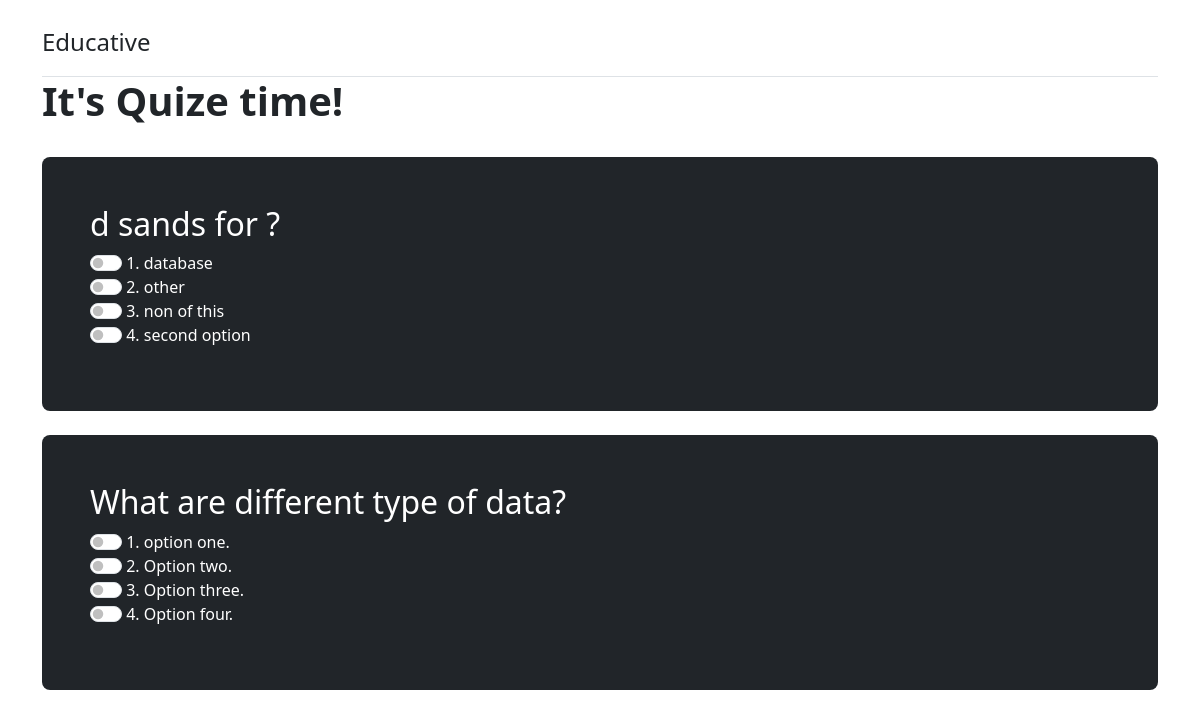
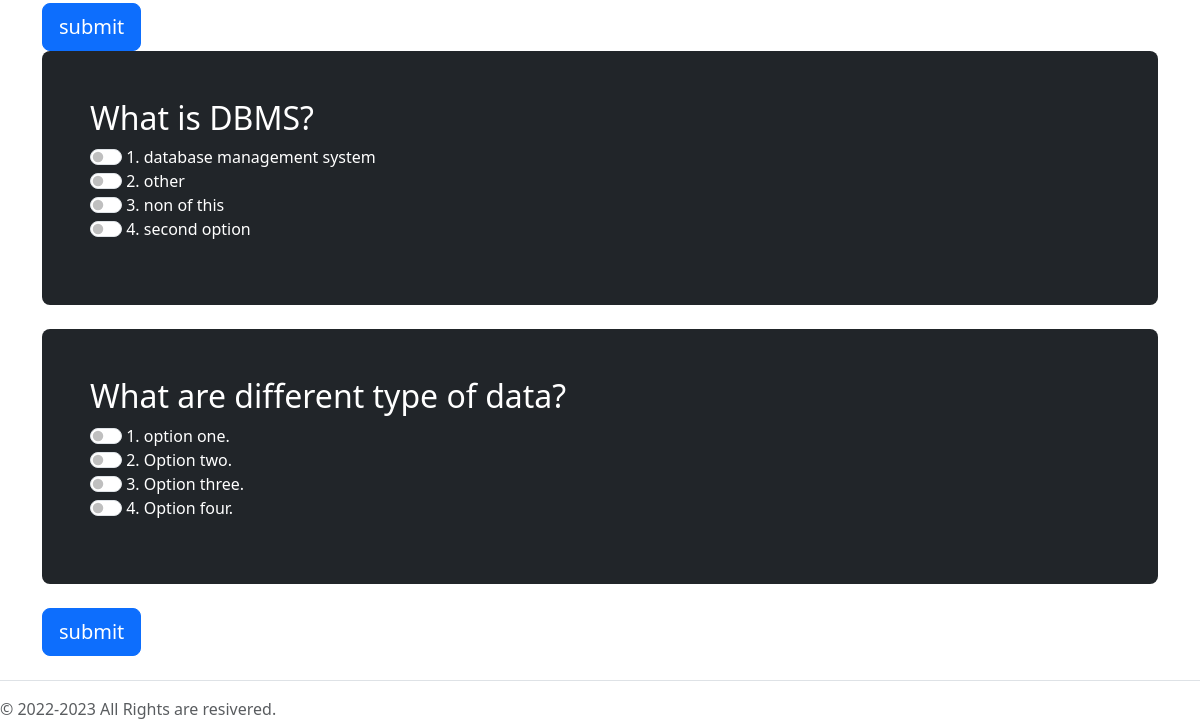
Page /Registration/quize on the earlier database version (2 pictures, top to bottom).
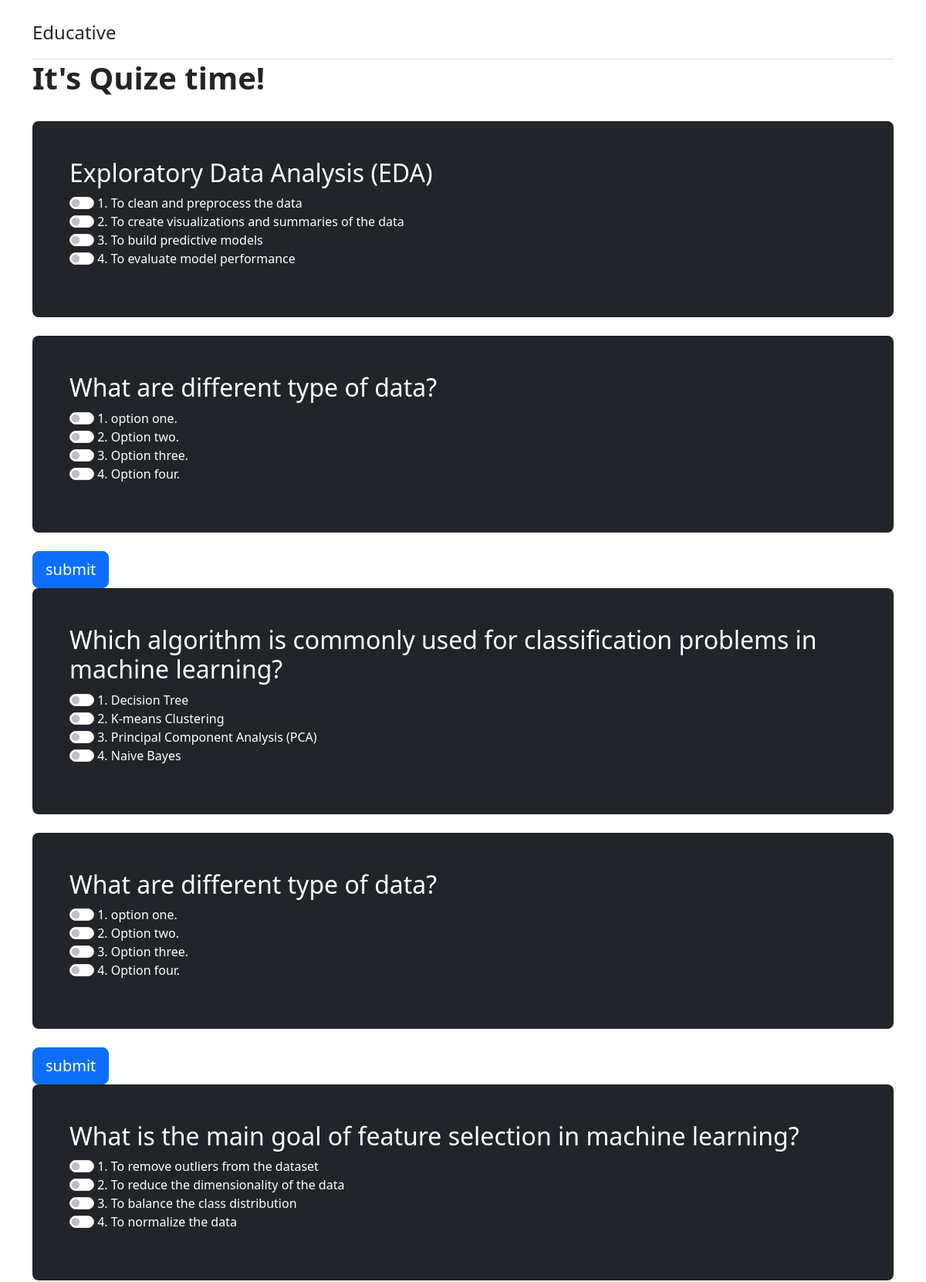
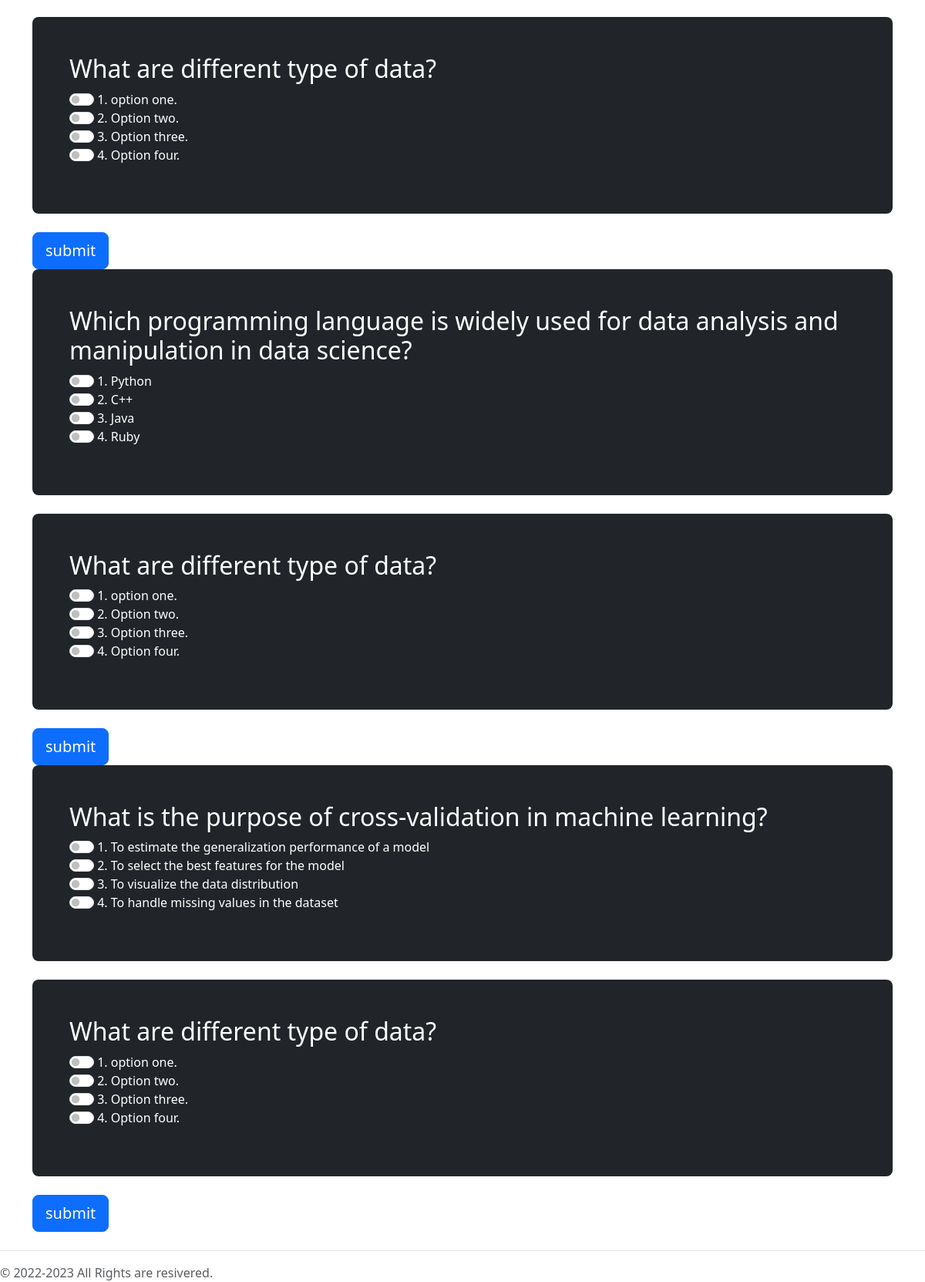
Same page on the later database version (2 pictures, top to bottom).
### Registration/models.py (models this page shows, shortened)
class Quize_questions(models.Model):
    Quize_name = models.CharField(max_length=30)
    chaptr_name = models.CharField(max_length=30)
    topic_name = models.CharField(max_length=30)
    question = models.CharField(max_length=500)
    correct_option = models.CharField(max_length=500 , null=True)
    option_one = models.CharField(max_length=200)
    option_two = models.CharField(max_length=200)
    option_three = models.CharField(max_length=200)

### Registration/views.py (the view)
# urls.py: path('quize',views.quize , name='quize'),
def quize(request):
    Data = Quize_questions.objects.values('topic_name' , 'question' , 'correct_option' , 'option_one' , 'option_two' , 'option_three')
    param = {"Data" : Data }
    return render(request ,"Registration/student/quize.html" ,param)

### Registration/templates/Registration/student/quize.html (shortened to what this page needs)
{% extends 'Registration/basic.html' %}
{% block body %}
  <main>
    <div class="container py-4">
      <header class="pb-3 border-bottom">
        <a href="/" class="d-flex align-items-center text-dark text-decoration-none">
          <span class="fs-4">Educative</span>
        </a>
      </header>
      <h1 class="display-6 fw-bold">It's Quize time!</h1>
    </div>
    {% for i in Data %}
    <div class="container">
      <form class="needs-validation" novalidate>
        <div class="w-100 p-5 text-bg-dark rounded-3  ">
          <h2>{{i.question}}</h2>
          <div class="checkbox mb-3 sform-check form-switch row form-label">
            <label for="one">
              <input class="form-check-input" type="radio" value="one" name="question_one" role="switch" id="one"
                required> 1. {{i.correct_option}}
            </label>
            <label for="two">
              <input class="form-check-input" type="radio" value="two" name="question_one" role="switch" id="two"
                required> 2. {{i.option_one}}
            </label>
            <label for="three">
              <input class="form-check-input" type="radio" value="three" name="question_one" role="switch" id="three"
                required> 3. {{i.option_two}}
            </label>
            <label for="four">
              <input class="form-check-input" type="radio" value="four" name="question_one" role="switch" id="four"
                required> 4. {{i.option_three}}
            </label>
          </div>
        </div>
      <br>
        <div class="w-100 p-5 text-bg-dark rounded-3  ">
          <h2>What are different type of data?</h2>
          <div class="checkbox mb-3 sform-check form-switch row form-label">
            <label for="one1">
              <input class="form-check-input" type="radio" value="one1" name="question_two" role="switch" id="one1"
                required> 1. option one.
            </label>
            <label for="two1">
              <input class="form-check-input" type="radio" value="two1" name="question_two" role="switch" id="two1"
                required> 2. Option two.
            </label>
            <label for="three1">
              <input class="form-check-input" type="radio" value="three1" name="question_two" role="switch" id="three1"
                required> 3. Option three.
            </label>
            <label for="four1">
              <input class="form-check-input" type="radio" value="four1" name="question_two" role="switch" id="four1"
                required> 4. Option four.
            </label>
          </div>
        </div>
        <br>
        <button class="text-center btn btn-lg btn-primary" type="submit" fdprocessedid="op7bv">submit</button>
      </div>
    {% endfor %}
    <footer class="pt-3 mt-4 text-muted border-top">
      &copy; 2022-2023 All Rights are resivered.
    </footer>
  </main>
{% endblock %}

### Registration/templates/Registration/basic.html (shortened to what this page needs)
<!doctype html>
<html lang="en">
<head>
    <link href="https://cdn.jsdelivr.net/npm/bootstrap@5.3.0-alpha1/dist/css/bootstrap.min.css" rel="stylesheet"
>
</head>
<body>
    {% block body %} {% endblock %}
</body>
</html>

Differences in the rows shown:
changed Quize_questions: question "d sands for ?" → "Exploratory Data Analysis (EDA)"; question_one "☐ 1. database" → "☐ 1. To clean and preprocess the"; correct_option "database" → "To clean and preprocess the data"; question_one "☐ 2. other" → "☐ 2. To create visualizations an"; option_one "other" → "To create visualizations and summaries of the data"; question_one "☐ 3. non of this" → "☐ 3. To build predictive models"; option_two "non of this" → "To build predictive models"; question_one "☐ 4. second option" → "☐ 4. To evaluate model performan"; option_three "second option" → "To evaluate model performance"
changed Quize_questions: question "What is DBMS?" → "Which algorithm is commonly used for classification problems in machine learning?"; correct_option "database management system" → "Decision Tree"; option_one "other" → "K-means Clustering"; option_two "non of this" → "Principal Component Analysis (PCA)"; option_three "second option" → "Naive Bayes"
added Quize_questions: question "What is the main goal of feature selection in machine learning?", correct_option "To remove outliers from the dataset", option_one "To reduce the dimensionality of the data", option_two "To balance the class distribution", option_three "To normalize the data"
added Quize_questions: question "Which programming language is widely used for data analysis and manipulation in data science?", correct_option "Python", option_one "C++", option_two "Java", option_three "Ruby"
added Quize_questions: question "What is the purpose of cross-validation in machine learning?", correct_option "To estimate the generalization performance of a model", option_one "To select the best features for the model", option_two "To visualize the data distribution", option_three "To handle missing values in the dataset"
